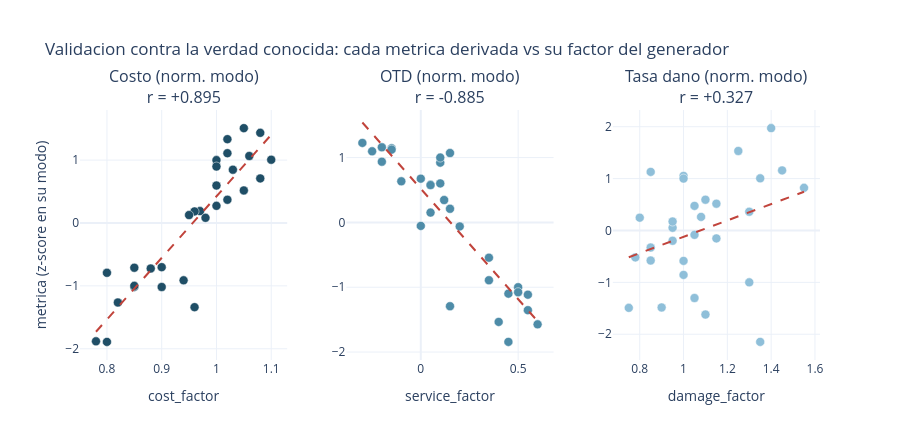

Source (notebook cell):
### Code cell
# === Grafica de validacion: 3 scatters metrica normalizada vs factor ===
from plotly.subplots import make_subplots

paneles = [
    ("z_costo",      "cost_factor",    "Costo (norm. modo)",  "#1F4E66", +0.895),
    ("z_otd",        "service_factor", "OTD (norm. modo)",    "#4E8CA8", -0.885),
    ("z_dano",       "damage_factor",  "Tasa dano (norm. modo)", "#8FBFD9", +0.327),
]

fig = make_subplots(
    rows=1, cols=3,
    subplot_titles=[f"{nombre}<br>r = {r:+.3f}" for _, _, nombre, _, r in paneles],
    horizontal_spacing=0.08,
)

for i, (zmet, factor, nombre, color, r) in enumerate(paneles, start=1):
    x = val[factor]
    y = val[zmet]
    # puntos
    fig.add_trace(go.Scatter(
        x=x, y=y, mode="markers",
        marker=dict(size=9, color=color, line=dict(width=0.5, color="white")),
        text=val["carrier_name"],
        hovertemplate="%{text}<br>factor=%{x:.2f}<br>z=%{y:.2f}<extra></extra>",
        showlegend=False,
    ), row=1, col=i)
    # linea de tendencia (ajuste lineal simple)
    m, b = np.polyfit(x, y, 1)
    xs = np.array([x.min(), x.max()])
    fig.add_trace(go.Scatter(
        x=xs, y=m*xs + b, mode="lines",
        line=dict(color="#C1443C", width=2, dash="dash"),
        showlegend=False,
    ), row=1, col=i)
    fig.update_xaxes(title_text=factor, row=1, col=i)

fig.update_yaxes(title_text="metrica (z-score en su modo)", row=1, col=1)
fig.update_layout(
    template="plotly_white",
    title="Validacion contra la verdad conocida: cada metrica derivada vs su factor del generador",
    height=440,
    margin=dict(t=110),
)
fig.show()

### Figure 1 — Plotly figure (JSON) as saved in the notebook; plotly's stock layout.template omitted (floating-point values rounded to 4 significant figures)
{"data": [{"hovertemplate": "%{text}<br>factor=%{x:.2f}<br>z=%{y:.2f}<extra></extra>", "marker": {"color": "#1F4E66", "line": {"color": "white", "width": 0.5}, "size": 9}, "mode": "markers", "showlegend": false, "text": ["Hapag Lloyd", "Maersk Ocean", "MSC Ocean", "CMA CGM", "JB Hunt", "Kuehne + Nagel Air", "Werner Enterprises", "Drayage Solutions LA", "Ryder Logistics", "Expeditors Air", "Autolineas Mexicanas", "Schneider National", "DSV Air", "Transportes Monterrey", "Grupo TUM", "Servicios Portuarios MX", "Fletes Del Golfo", "Old Dominion", "Day & Ross", "Saia LTL", "Estes Express", "XPO Logistics", "Paqueteria Castores", "Transportes Potosinos", "FedEx Express", "UPS", "DHL Express", "Purolator", "Estafeta", "Paquetexpress"], "type": "scatter", "x": [1.02, 1.0, 0.94, 0.9, 1.05, 1.06, 1.02, 1.0, 1.0, 1.0, 0.85, 0.97, 0.96, 0.88, 0.9, 0.85, 0.82, 1.08, 1.03, 0.96, 0.95, 0.98, 0.8, 0.78, 1.1, 1.08, 1.05, 1.02, 0.85, 0.8], "xaxis": "x", "y": [1.334, 0.5957, -0.9116, -1.018, 1.509, 1.065, 1.11, 1.0, 0.8981, 0.2728, -1.016, 0.1893, -1.338, -0.7239, -0.702, -1.0, -1.265, 1.434, 0.8474, 0.1841, 0.1266, 0.08203, -0.792, -1.882, 1.006, 0.7088, 0.5176, 0.3697, -0.7115, -1.891], "yaxis": "y"}, {"line": {"color": "#C1443C", "dash": "dash", "width": 2}, "mode": "lines", "showlegend": false, "type": "scatter", "x": [0.78, 1.1], "xaxis": "x", "y": [-1.73, 1.403], "yaxis": "y"}, {"hovertemplate": "%{text}<br>factor=%{x:.2f}<br>z=%{y:.2f}<extra></extra>", "marker": {"color": "#4E8CA8", "line": {"color": "white", "width": 0.5}, "size": 9}, "mode": "markers", "showlegend": false, "text": ["Hapag Lloyd", "Maersk Ocean", "MSC Ocean", "CMA CGM", "JB Hunt", "Kuehne + Nagel Air", "Werner Enterprises", "Drayage Solutions LA", "Ryder Logistics", "Expeditors Air", "Autolineas Mexicanas", "Schneider National", "DSV Air", "Transportes Monterrey", "Grupo TUM", "Servicios Portuarios MX", "Fletes Del Golfo", "Old Dominion", "Day & Ross", "Saia LTL", "Estes Express", "XPO Logistics", "Paqueteria Castores", "Transportes Potosinos", "FedEx Express", "UPS", "DHL Express", "Purolator", "Estafeta", "Paquetexpress"], "type": "scatter", "x": [0.15, 0.1, 0.35, 0.45, -0.2, -0.15, 0.05, 0.1, 0.0, 0.05, 0.55, -0.15, 0.15, 0.35, 0.2, 0.5, 0.6, -0.3, 0.05, 0.12, 0.15, 0.1, 0.45, 0.55, -0.25, -0.2, -0.1, 0.0, 0.4, 0.5], "xaxis": "x2", "y": [1.07, 0.9219, -0.8925, -1.099, 1.158, 1.142, 0.579, 1.0, 0.6744, 0.1508, -1.354, 1.122, -1.293, -0.5445, -0.06225, -1.0, -1.573, 1.226, 0.5759, 0.3449, 0.2103, 0.6012, -1.843, -1.115, 1.096, 0.9362, 0.6338, -0.05437, -1.535, -1.077], "yaxis": "y2"}, {"line": {"color": "#C1443C", "dash": "dash", "width": 2}, "mode": "lines", "showlegend": false, "type": "scatter", "x": [-0.3, 0.6], "xaxis": "x2", "y": [1.541, -1.525], "yaxis": "y2"}, {"hovertemplate": "%{text}<br>factor=%{x:.2f}<br>z=%{y:.2f}<extra></extra>", "marker": {"color": "#8FBFD9", "line": {"color": "white", "width": 0.5}, "size": 9}, "mode": "markers", "showlegend": false, "text": ["Hapag Lloyd", "Maersk Ocean", "MSC Ocean", "CMA CGM", "JB Hunt", "Kuehne + Nagel Air", "Werner Enterprises", "Drayage Solutions LA", "Ryder Logistics", "Expeditors Air", "Autolineas Mexicanas", "Schneider National", "DSV Air", "Transportes Monterrey", "Grupo TUM", "Servicios Portuarios MX", "Fletes Del Golfo", "Old Dominion", "Day & Ross", "Saia LTL", "Estes Express", "XPO Logistics", "Paqueteria Castores", "Transportes Potosinos", "FedEx Express", "UPS", "DHL Express", "Purolator", "Estafeta", "Paquetexpress"], "type": "scatter", "x": [0.95, 1.0, 1.1, 1.15, 0.85, 0.85, 1.05, 1.0, 1.0, 0.95, 1.4, 0.9, 1.05, 1.3, 1.15, 1.3, 1.55, 0.8, 1.0, 1.08, 1.1, 1.05, 1.35, 1.45, 0.75, 0.78, 0.85, 0.95, 1.25, 1.35], "xaxis": "x3", "y": [0.05252, 1.052, -1.62, 0.5162, -0.5792, 1.13, -0.08446, 1.0, -0.8566, 0.1722, 1.973, -1.484, -1.302, 0.361, -0.1523, -1.0, 0.8224, 0.2465, -0.5862, 0.262, 0.5929, 0.4742, -2.147, 1.158, -1.491, -0.5185, -0.329, -0.1987, 1.533, 1.005], "yaxis": "y3"}, {"line": {"color": "#C1443C", "dash": "dash", "width": 2}, "mode": "lines", "showlegend": false, "type": "scatter", "x": [0.75, 1.55], "xaxis": "x3", "y": [-0.5155, 0.7457], "yaxis": "y3"}], "layout": {"annotations": [{"font": {"size": 16}, "showarrow": false, "text": "Costo (norm. modo)<br>r = +0.895", "x": 0.14, "xanchor": "center", "xref": "paper", "y": 1, "yanchor": "bottom", "yref": "paper"}, {"font": {"size": 16}, "showarrow": false, "text": "OTD (norm. modo)<br>r = -0.885", "x": 0.5, "xanchor": "center", "xref": "paper", "y": 1, "yanchor": "bottom", "yref": "paper"}, {"font": {"size": 16}, "showarrow": false, "text": "Tasa dano (norm. modo)<br>r = +0.327", "x": 0.86, "xanchor": "center", "xref": "paper", "y": 1, "yanchor": "bottom", "yref": "paper"}], "height": 440, "margin": {"t": 110}, "title": {"text": "Validacion contra la verdad conocida: cada metrica derivada vs su factor del generador"}, "xaxis": {"anchor": "y", "domain": [0, 0.28], "title": {"text": "cost_factor"}}, "xaxis2": {"anchor": "y2", "domain": [0.36, 0.64], "title": {"text": "service_factor"}}, "xaxis3": {"anchor": "y3", "domain": [0.72, 1], "title": {"text": "damage_factor"}}, "yaxis": {"anchor": "x", "domain": [0, 1], "title": {"text": "metrica (z-score en su modo)"}}, "yaxis2": {"anchor": "x2", "domain": [0, 1]}, "yaxis3": {"anchor": "x3", "domain": [0, 1]}}}
